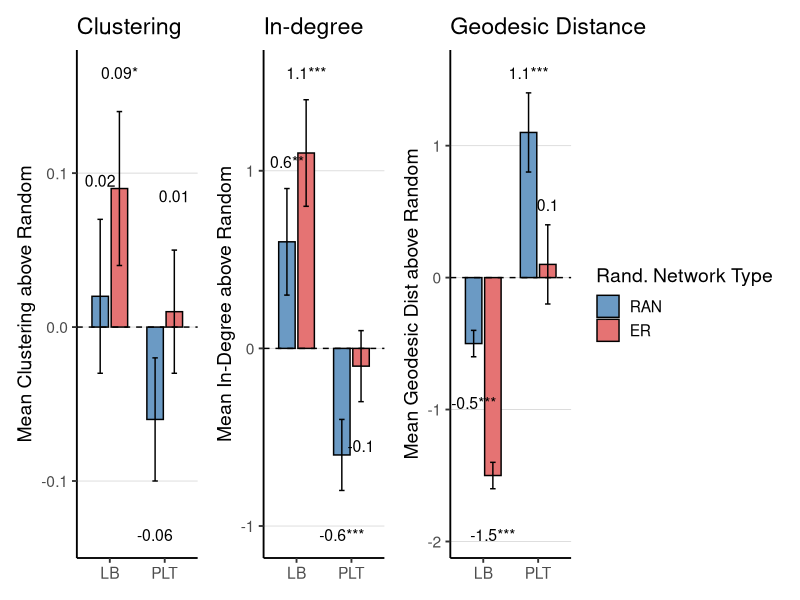

Source code (R):
library(ggplot2)
library(dplyr)
library(tidyr)
library(patchwork)

# ---------------------------
# Restructured data with separate baselines for each group
# ---------------------------
df <- data.frame(
  Group = c("LB", "PLT"),
  
  # Observed values
  clustering_obs = c(.29, .21),
  indegree_obs = c(3.1, 1.9),
  distance_obs = c(1.0, 2.6),
  
  # RAN baselines
  clustering_ran = c(.27, .27),
  indegree_ran = c(2.5, 2.5),
  distance_ran = c(1.5, 1.5),
  
  # ER baselines
  clustering_er = c(.20, .20),
  indegree_er = c(2.0, 2.0),
  distance_er = c(2.5, 2.5),
  
  # Standard errors
  clustering_se = c(.05, .04),
  indegree_se = c(.3, .2),
  distance_se = c(.1, .3)
)

# ---------------------------
# Reshape data to long format
# ---------------------------
df_long <- df %>%
  pivot_longer(
    cols = c(clustering_ran, clustering_er, indegree_ran, indegree_er, distance_ran, distance_er),
    names_to = c("metric", "baseline"),
    names_pattern = "(.*)_(.*)"
  ) %>%
  pivot_wider(names_from = metric, values_from = value)

# ---------------------------
# SET FACTOR ORDER HERE - RAN first, then ER
# ---------------------------
df_long <- df_long %>%
  mutate(baseline = factor(baseline, levels = c("ran", "er")))

# ---------------------------
# Compute deviation from baseline
# ---------------------------
df_long <- df_long %>%
  mutate(
    clustering_dev = clustering_obs - clustering,
    indegree_dev   = indegree_obs - indegree,
    distance_dev   = distance_obs - distance 
  )

# ---------------------------
# Add significance indicators for ALL comparisons
# ---------------------------
df_long <- df_long %>%
  mutate(
    # Calculate z-scores for each metric
    clustering_z = clustering_dev / clustering_se,
    indegree_z = indegree_dev / indegree_se,
    distance_z = distance_dev / distance_se,
    
    # Determine significance stars (assuming two-tailed test)
    clustering_sig = case_when(
      abs(clustering_z) > 2.576 ~ "***",  # p < .01
      abs(clustering_z) > 1.96 ~ "**",    # p < .05
      abs(clustering_z) > 1.645 ~ "*",    # p < .10
      TRUE ~ ""
    ),
    indegree_sig = case_when(
      abs(indegree_z) > 2.576 ~ "***",
      abs(indegree_z) > 1.96 ~ "**",
      abs(indegree_z) > 1.645 ~ "*",
      TRUE ~ ""
    ),
    distance_sig = case_when(
      abs(distance_z) > 2.576 ~ "***",
      abs(distance_z) > 1.96 ~ "**",
      abs(distance_z) > 1.645 ~ "*",
      TRUE ~ ""
    )
  )

# ---------------------------
# Helper plotting function
# ---------------------------
apa_dev_plot_baselines <- function(df, metric_dev, se_metric, sig_col, ylab, title) {
  ggplot(df, aes(x = Group, y = .data[[metric_dev]], fill = baseline)) +
    geom_bar(stat = "identity", position = position_dodge(width = 0.7), 
             color = "black", width = 0.6) +
    geom_errorbar(aes(ymin = .data[[metric_dev]] - .data[[se_metric]],
                      ymax = .data[[metric_dev]] + .data[[se_metric]]),
                  position = position_dodge(width = 0.7), width = 0.2) +
    geom_hline(yintercept = 0, linetype = "dashed") +
    geom_text(aes(label = paste0(round(.data[[metric_dev]], 2), .data[[sig_col]]),
                  y = .data[[metric_dev]] + sign(.data[[metric_dev]]) * max(.data[[se_metric]]) * 1.5),
              position = position_dodge(width = 0.7), size = 4) +
    scale_fill_manual(values = c("ran" = "#6B9AC4", "er" = "#E57373"), 
                      labels = c("ran" = "RAN", "er" = "ER"),
                      name = "Rand. Network Type") +
    theme_classic(base_size = 14) +
    theme(
      axis.text.x = element_text(angle = 0, hjust = 0.5),
      axis.title.x = element_blank(),
      panel.grid.major.y = element_line(color = "gray85", linewidth = 0.3),
      legend.position = "right"
    ) +
    labs(y = ylab, title = title)
}

# ---------------------------
# Create plots for each metric
# ---------------------------
p1 <- apa_dev_plot_baselines(df_long, "clustering_dev", "clustering_se", "clustering_sig",
                             "Mean Clustering above Random", "Clustering")
p2 <- apa_dev_plot_baselines(df_long, "indegree_dev", "indegree_se", "indegree_sig",
                             "Mean In-Degree above Random", "In-degree")
p3 <- apa_dev_plot_baselines(df_long, "distance_dev", "distance_se", "distance_sig",
                             "Mean Geodesic Dist above Random", "Geodesic Distance")

# ---------------------------
# Combine into Figure 1 A–C
# ---------------------------
Figure1 <- p1 + p2 + p3 + plot_layout(ncol = 3, guides = "collect")
Figure1

